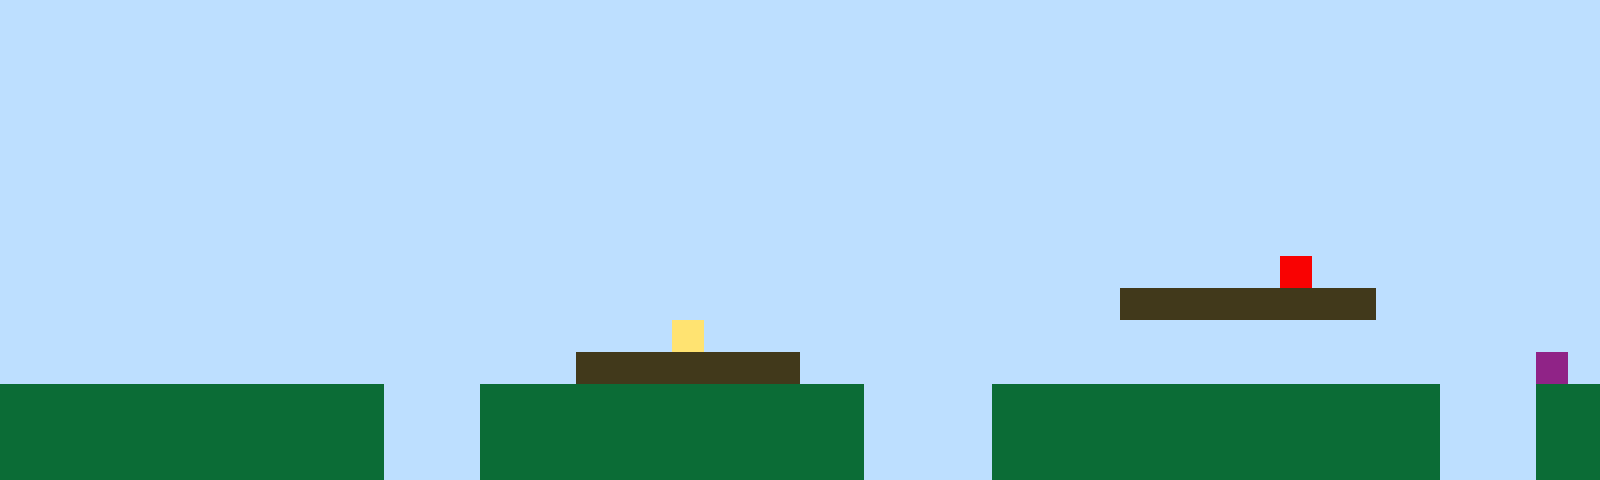

A 2D game scene composited from a Tiled map and its tileset images. What follows is a short description and the map's XML, with every tile layer's data as written:
An orthogonal 50x15 tile map with 32x32 px tiles, 1 tile layer (Tile Layer 1).

<map version="1.10" tiledversion="1.11.2" orientation="orthogonal" renderorder="right-up" width="50" height="15" tilewidth="32" tileheight="32" infinite="0" nextlayerid="2" nextobjectid="1"><editorsettings><export target="map1.csv" format="csv" /></editorsettings><tileset firstgid="1" name="sprites" tilewidth="32" tileheight="32" tilecount="6" columns="3"><image source="sprites.png" width="96" height="64" /></tileset><layer id="1" name="Tile Layer 1" width="50" height="15"><data encoding="csv">1,1,1,1,1,1,1,1,1,1,1,1,1,1,1,1,1,1,1,1,1,1,1,1,1,1,1,1,1,1,1,1,1,1,1,1,1,1,1,1,1,1,1,1,1,1,1,1,1,1,1,1,1,1,1,1,1,1,1,1,1,1,1,1,1,1,1,1,1,1,1,1,1,1,1,1,1,1,1,1,1,1,1,1,1,1,1,1,1,1,1,1,1,1,1,1,1,1,1,1,1,1,1,1,1,1,1,1,1,1,1,1,1,1,1,1,1,1,1,1,1,1,1,1,1,1,1,1,1,1,1,1,1,1,1,1,1,1,1,1,1,1,1,1,1,1,1,1,1,1,1,1,1,1,1,1,1,1,1,1,1,1,1,1,1,1,1,1,1,1,1,1,1,1,1,1,1,1,1,1,1,1,1,1,1,1,1,1,1,1,1,1,1,1,1,1,1,1,1,1,1,1,1,1,1,1,1,1,1,1,1,1,1,1,1,1,1,1,1,1,1,1,1,1,1,1,1,1,1,1,1,1,1,1,1,1,1,1,1,1,1,1,1,1,1,1,1,1,1,1,1,1,1,1,1,1,1,1,1,1,1,1,1,1,1,1,1,1,1,1,1,1,1,1,1,1,1,1,1,1,1,1,1,1,1,1,1,1,1,1,1,1,1,1,1,1,1,1,1,1,1,1,1,1,1,1,1,1,1,1,1,1,1,1,1,1,1,1,1,1,1,1,1,1,1,1,1,1,1,1,1,1,1,1,1,1,1,1,1,1,1,1,1,1,1,1,1,1,1,1,1,1,1,1,1,1,1,1,1,1,1,1,1,1,1,1,1,1,1,1,1,1,1,1,1,1,1,1,1,1,1,1,1,1,1,1,1,1,1,1,1,1,1,1,1,1,1,1,1,1,1,1,1,1,1,1,1,1,1,1,1,1,1,1,1,1,1,1,1,1,1,1,1,1,1,1,1,1,1,1,1,1,1,1,1,1,1,1,1,1,5,1,1,1,1,1,1,1,1,1,1,1,1,1,1,1,1,1,1,1,1,1,1,1,1,1,1,1,1,1,1,1,1,1,1,1,1,1,1,1,1,1,1,1,1,3,3,3,3,3,3,3,3,1,1,1,1,1,1,1,1,1,1,1,1,1,1,1,1,1,1,1,1,1,1,1,1,1,1,1,1,4,1,1,1,1,1,1,1,1,1,1,1,1,1,1,1,1,1,1,1,1,1,1,1,1,1,1,1,1,1,1,1,1,1,1,1,1,1,1,1,1,1,1,1,1,1,1,3,3,3,3,3,3,3,1,1,1,1,1,1,1,1,1,1,1,1,1,1,1,1,1,1,1,1,1,1,1,6,1,2,2,2,2,2,2,2,2,2,2,2,2,1,1,1,2,2,2,2,2,2,2,2,2,2,2,2,1,1,1,1,2,2,2,2,2,2,2,2,2,2,2,2,2,2,1,1,1,2,2,2,2,2,2,2,2,2,2,2,2,2,2,1,1,1,2,2,2,2,2,2,2,2,2,2,2,2,1,1,1,1,2,2,2,2,2,2,2,2,2,2,2,2,2,2,1,1,1,2,2,2,2,2,2,2,2,2,2,2,2,2,2,1,1,1,2,2,2,2,2,2,2,2,2,2,2,2,1,1,1,1,2,2,2,2,2,2,2,2,2,2,2,2,2,2,1,1,1,2,2</data></layer></map>
